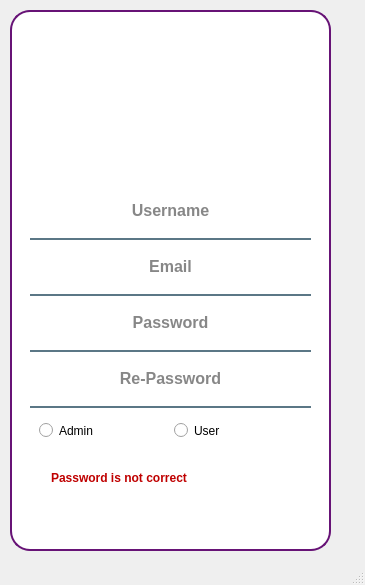
<?xml version="1.0" encoding="UTF-8"?>
<ui version="4.0">
 <class>Register</class>
 <widget class="QMainWindow" name="Register">
  <property name="geometry">
   <rect>
    <x>0</x>
    <y>0</y>
    <width>365</width>
    <height>585</height>
   </rect>
  </property>
  <property name="windowTitle">
   <string>MainWindow</string>
  </property>
  <widget class="QWidget" name="centralwidget">
   <widget class="QFrame" name="input_fields_frame">
    <property name="geometry">
     <rect>
      <x>10</x>
      <y>10</y>
      <width>321</width>
      <height>541</height>
     </rect>
    </property>
    <property name="minimumSize">
     <size>
      <width>0</width>
      <height>50</height>
     </size>
    </property>
    <property name="styleSheet">
     <string notr="true">QFrame{
	
	background-color: rgb(255, 255, 255);
border:2px solid rgb(103, 19, 118);
border-radius: 20px; 
 }





</string>
    </property>
    <property name="frameShape">
     <enum>QFrame::StyledPanel</enum>
    </property>
    <property name="frameShadow">
     <enum>QFrame::Raised</enum>
    </property>
    <layout class="QVBoxLayout" name="verticalLayout_3">
     <item>
      <widget class="QFrame" name="frame_3">
       <property name="minimumSize">
        <size>
         <width>0</width>
         <height>40</height>
        </size>
       </property>
       <property name="styleSheet">
        <string notr="true">border:None;
border-radius: None; </string>
       </property>
       <property name="frameShape">
        <enum>QFrame::StyledPanel</enum>
       </property>
       <property name="frameShadow">
        <enum>QFrame::Raised</enum>
       </property>
       <widget class="QPushButton" name="btn_close">
        <property name="geometry">
         <rect>
          <x>260</x>
          <y>0</y>
          <width>31</width>
          <height>31</height>
         </rect>
        </property>
        <property name="styleSheet">
         <string notr="true">
QPushButton:hover{
	
	background-color: rgb(234, 234, 234);
}
</string>
        </property>
        <property name="text">
         <string/>
        </property>
        <property name="icon">
         <iconset resource="../QT5/traffic.qrc">
          <normaloff>:/icons/icons/x.svg</normaloff>:/icons/icons/x.svg</iconset>
        </property>
        <property name="iconSize">
         <size>
          <width>30</width>
          <height>30</height>
         </size>
        </property>
       </widget>
      </widget>
     </item>
     <item>
      <widget class="QFrame" name="profile_icon_frame">
       <property name="minimumSize">
        <size>
         <width>100</width>
         <height>100</height>
        </size>
       </property>
       <property name="maximumSize">
        <size>
         <width>300</width>
         <height>300</height>
        </size>
       </property>
       <property name="styleSheet">
        <string notr="true">background-color:rgb(255, 255, 255);
background-image: url(:/icons/icons/login_icon.png);
background-repeat:no-repeat;
background-position: center;
border :solid  none


 </string>
       </property>
       <property name="frameShape">
        <enum>QFrame::StyledPanel</enum>
       </property>
       <property name="frameShadow">
        <enum>QFrame::Raised</enum>
       </property>
      </widget>
     </item>
     <item>
      <widget class="QFrame" name="frame_2">
       <property name="styleSheet">
        <string notr="true">
border:None;
border-radius: None;</string>
       </property>
       <property name="frameShape">
        <enum>QFrame::StyledPanel</enum>
       </property>
       <property name="frameShadow">
        <enum>QFrame::Raised</enum>
       </property>
       <layout class="QVBoxLayout" name="verticalLayout_2">
        <item>
         <widget class="QLineEdit" name="username_line">
          <property name="minimumSize">
           <size>
            <width>200</width>
            <height>50</height>
           </size>
          </property>
          <property name="font">
           <font>
            <pointsize>12</pointsize>
            <weight>75</weight>
            <bold>true</bold>
           </font>
          </property>
          <property name="styleSheet">
           <string notr="true">padding-bottom:7px;
border:None;
background-color: rgba(0,0,0,0);
border-bottom: 2px solid rgba(46,82,101,200); 
color:rgba(0,0,0,240);
</string>
          </property>
          <property name="echoMode">
           <enum>QLineEdit::Normal</enum>
          </property>
          <property name="alignment">
           <set>Qt::AlignCenter</set>
          </property>
          <property name="placeholderText">
           <string>Username</string>
          </property>
         </widget>
        </item>
        <item>
         <widget class="QLineEdit" name="email_line">
          <property name="minimumSize">
           <size>
            <width>200</width>
            <height>50</height>
           </size>
          </property>
          <property name="font">
           <font>
            <pointsize>12</pointsize>
            <weight>75</weight>
            <bold>true</bold>
           </font>
          </property>
          <property name="styleSheet">
           <string notr="true">padding-bottom:7px;
border:None;
background-color: rgba(0,0,0,0);
border-bottom: 2px solid rgba(46,82,101,200); 
color:rgba(0,0,0,240);</string>
          </property>
          <property name="echoMode">
           <enum>QLineEdit::Normal</enum>
          </property>
          <property name="alignment">
           <set>Qt::AlignCenter</set>
          </property>
          <property name="placeholderText">
           <string>Email</string>
          </property>
         </widget>
        </item>
        <item>
         <widget class="QLineEdit" name="password_line">
          <property name="minimumSize">
           <size>
            <width>200</width>
            <height>50</height>
           </size>
          </property>
          <property name="font">
           <font>
            <pointsize>12</pointsize>
            <weight>75</weight>
            <bold>true</bold>
           </font>
          </property>
          <property name="styleSheet">
           <string notr="true">padding-bottom:7px;
border:None;
background-color: rgba(0,0,0,0);
border-bottom: 2px solid rgba(46,82,101,200); 
color:rgba(0,0,0,240);
</string>
          </property>
          <property name="echoMode">
           <enum>QLineEdit::Password</enum>
          </property>
          <property name="alignment">
           <set>Qt::AlignCenter</set>
          </property>
          <property name="placeholderText">
           <string>Password</string>
          </property>
         </widget>
        </item>
        <item>
         <widget class="QLineEdit" name="repassword_line">
          <property name="minimumSize">
           <size>
            <width>200</width>
            <height>50</height>
           </size>
          </property>
          <property name="font">
           <font>
            <pointsize>12</pointsize>
            <weight>75</weight>
            <bold>true</bold>
           </font>
          </property>
          <property name="styleSheet">
           <string notr="true">padding-bottom:7px;
border:None;
background-color: rgba(0,0,0,0);
border-bottom: 2px solid rgba(46,82,101,200); 
color:rgba(0,0,0,240);
</string>
          </property>
          <property name="echoMode">
           <enum>QLineEdit::Password</enum>
          </property>
          <property name="alignment">
           <set>Qt::AlignCenter</set>
          </property>
          <property name="placeholderText">
           <string>Re-Password</string>
          </property>
         </widget>
        </item>
        <item>
         <widget class="QFrame" name="frame_4">
          <property name="frameShape">
           <enum>QFrame::StyledPanel</enum>
          </property>
          <property name="frameShadow">
           <enum>QFrame::Raised</enum>
          </property>
          <layout class="QHBoxLayout" name="horizontalLayout">
           <item>
            <widget class="QRadioButton" name="rd_admin">
             <property name="text">
              <string>Admin</string>
             </property>
            </widget>
           </item>
           <item>
            <widget class="QRadioButton" name="rd_guesst">
             <property name="text">
              <string>User</string>
             </property>
            </widget>
           </item>
          </layout>
         </widget>
        </item>
       </layout>
      </widget>
     </item>
     <item>
      <widget class="QFrame" name="frame">
       <property name="styleSheet">
        <string notr="true">QFrame{
	border:none;
}
</string>
       </property>
       <property name="frameShape">
        <enum>QFrame::StyledPanel</enum>
       </property>
       <property name="frameShadow">
        <enum>QFrame::Raised</enum>
       </property>
       <layout class="QVBoxLayout" name="verticalLayout">
        <property name="leftMargin">
         <number>30</number>
        </property>
        <property name="rightMargin">
         <number>30</number>
        </property>
        <item>
         <widget class="QLabel" name="login_erorr">
          <property name="font">
           <font>
            <pointsize>9</pointsize>
            <weight>75</weight>
            <bold>true</bold>
           </font>
          </property>
          <property name="styleSheet">
           <string notr="true">color: rgb(191, 0, 0);</string>
          </property>
          <property name="text">
           <string>Password is not correct</string>
          </property>
         </widget>
        </item>
        <item>
         <widget class="QPushButton" name="btn_register">
          <property name="minimumSize">
           <size>
            <width>0</width>
            <height>40</height>
           </size>
          </property>
          <property name="font">
           <font>
            <pointsize>12</pointsize>
            <weight>75</weight>
            <bold>true</bold>
           </font>
          </property>
          <property name="styleSheet">
           <string notr="true">QPushButton{
	background-color: qlineargradient(spread:pad,x1:0, y1:0.505682,x2:1,y2:0.477,stop:0 rgba(11,131,120.219),stop:1 rgna(85,98,112,226));
	color:rgba(255,255,255,210);
	border-radius:15px;

}
QPushButton:hover{
	background-color: qlineargradient(spread:pad,x1:0, y1:0.505682,x2:1,y2:0.477,stop:0 rgba(11,123,111.219),stop:1 rgna(85,81,84,226));
}
QPushButton:pressed{
	padding-left:5px;
	padding-top:5px;
	background-color:rgba(150,123,111,255);
}</string>
          </property>
          <property name="text">
           <string>Register</string>
          </property>
         </widget>
        </item>
       </layout>
      </widget>
     </item>
    </layout>
   </widget>
  </widget>
  <widget class="QStatusBar" name="statusbar"/>
 </widget>
 <resources>
  <include location="nike_app.qrc"/>
  <include location="../QT5/traffic.qrc"/>
 </resources>
 <connections/>
</ui>
